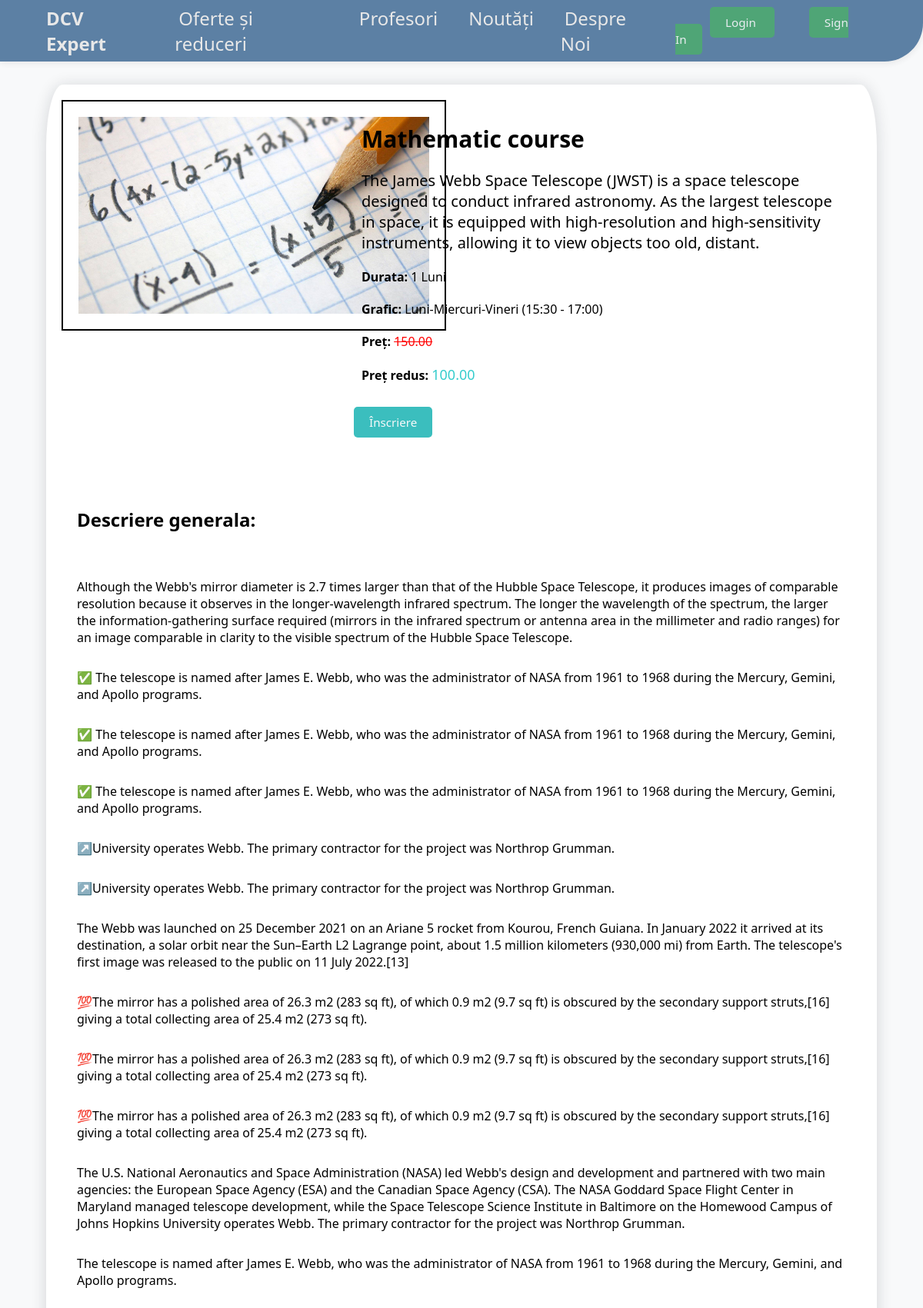
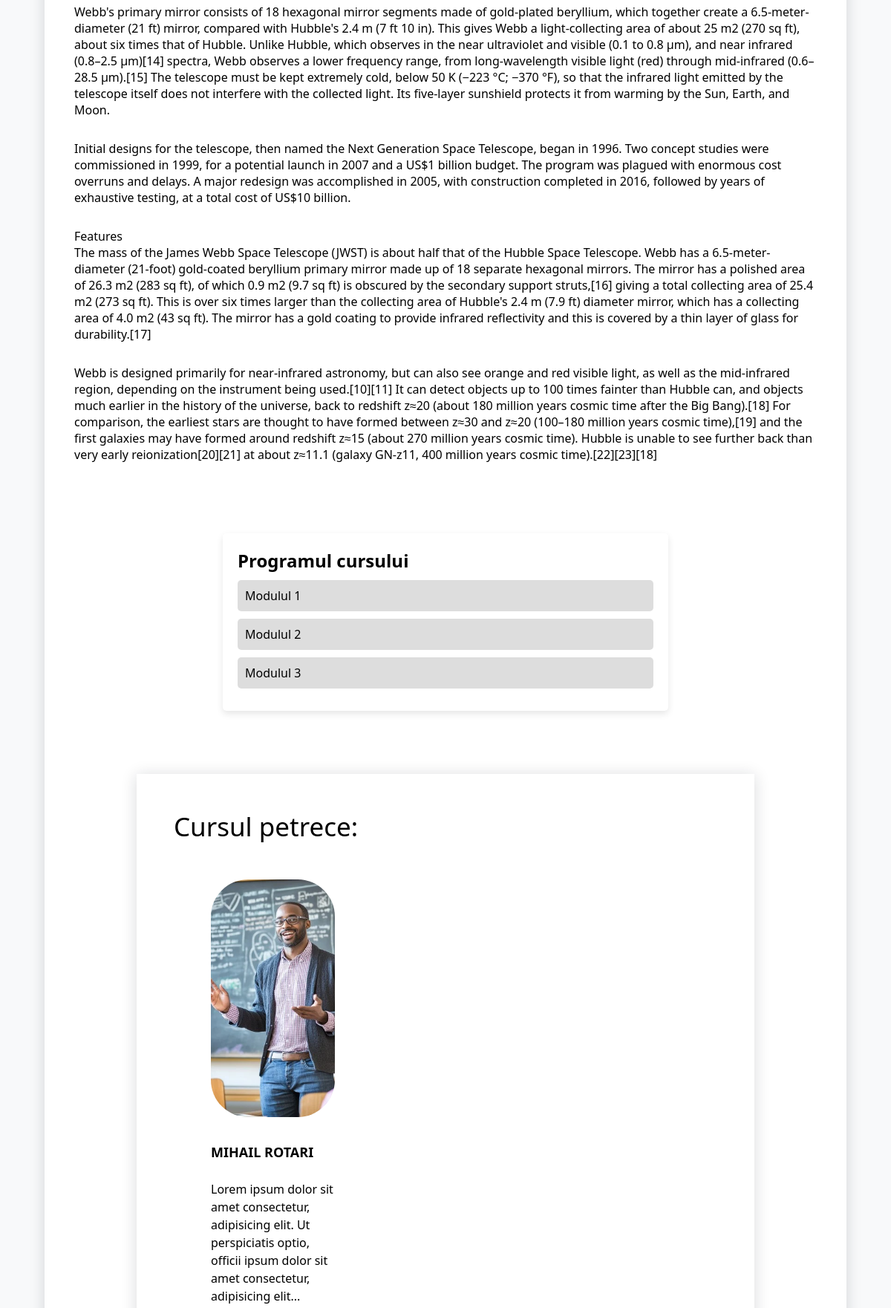
The page /course/1 (upper part) on the database its author committed (2 pictures, top to bottom).
### DCVExpert/models.py (models this page shows, shortened)
class Course(models.Model):
    name = models.CharField(max_length=510)
    photo = models.ImageField(upload_to=course_image_upload_path)
    price = models.ForeignKey('Price', on_delete=models.SET_NULL, null=True)
    about = models.ForeignKey('CourseDescription', on_delete=models.SET_NULL, null=True)
    category = models.ForeignKey('CoursCategory', on_delete=models.SET_NULL, null=True)
    teachers = models.ManyToManyField('Teacher')
    is_visibil = models.BooleanField(default=True)
    created_at = models.DateTimeField(auto_now_add=True)
    updated_at = models.DateTimeField(auto_now=True)

class CourseDescription(models.Model):
    short_description = models.TextField()
    description = models.TextField()
    duration = models.CharField(max_length=255)
    schedule = models.CharField(max_length=255)
    lesson_count = models.IntegerField()
    cours_descriprion_name = models.OneToOneField('Course', on_delete=models.CASCADE, related_name='description',null=True, blank=True)

class Price(models.Model):
    old_price = models.DecimalField(max_digits=10, decimal_places=2)
    new_price = models.DecimalField(max_digits=10, decimal_places=2)

class CurriculumThems(models.Model):
    curriculum = models.ForeignKey(Curriculum, on_delete=models.CASCADE)
    title = models.CharField(max_length=255)

class Teacher(models.Model):
    name = models.CharField(max_length=255)
    short_description = models.CharField(max_length=1550)
    description = models.TextField()
    email = models.EmailField(unique=True)
    specialization = models.CharField(max_length=255, blank=True, null=True)
    photo = models.ImageField(upload_to=teacher_image_upload_path)

### DCVExpert/views.py (the view)
# urls.py: path('course/<int:id>', course, name='course'),
def course(request, id):
    course = get_object_or_404(Course, id=id)
    curriculum = Curriculum.objects.filter(course=course).first()
    if curriculum:
        curriculum_themes = CurriculumThems.objects.filter(curriculum=curriculum)
        curriculum_items = CurriculumItem.objects.filter(curriculum_thems__curriculum=curriculum)
    else:
        curriculum_themes = []
        curriculum_items = []
    teachers = course.teachers.all()
    context = {'cours': course, 'teachers': teachers}
    if curriculum:
        context['curriculum'] = curriculum
        context['curriculum_themes'] = curriculum_themes
        context['curriculum_items'] = curriculum_items
    return render(request, 'DCVExpert/product.html', context)

### DCVExpert/templates/DCVExpert/product.html (shortened to what this page needs)
{% extends 'DCVExpert/template_base.html' %}
    {% load static %}
    {% block css %}
    <link rel="stylesheet" href="{% static 'css/style_product.css' %}">
    {% endblock %}
    {% block content %}
    <main class="mine_product">
        <section class="product_head">
            <div class="product_img">
                <img class="product_image" src="{{ cours.photo.url }}" alt="product_image">
            </div>
            <div class="product_info">
                <h1 class="product_name">{{ cours.name }}</h1>
                <p class="product_shor_description">{{ cours.about.short_description  }}</p>
                <p class="product_duration_time">Durata: <span class="duration_value">{{ cours.about.duration }}</span></p>
                <p class="product_time">Grafic: <span class="grafic_value">{{ cours.about.schedule }}</span></p>
                <p class="product_old_price">Preț: <span class="old_price_value">{{ cours.price.old_price }}</span></p>
                <p class="product_actual_price">Preț redus: <span class="actual_price_value">{{ cours.price.new_price }}</span></p>
                <button class="buttn_buy">Înscriere</button>
            </div>
        </section>
        <section class="body_product">
            <div class="long_description">
                <h2>Descriere generala: </h2>
                <p>{{ cours.about.description | linebreaks  }}</p>
            </div>
            {% if curriculum_themes %}
            <div class="curricula_object">
                <div class="curicula_header">
                    <h2>Programul cursului</h2>
                    {% for theme in curriculum_themes %}
                    <div class="module">
                        <button class="module_header">{{ theme.title }}</button>
                    </div>
                    {% endfor %}
            {% endif %}
                </div>
            </div>
            <section class="benefits">
                <div class="benefit__wrap">
                    <h2 class="benefit_title">Cursul petrece:</h2>
                    <div class="benefit_cards">
                        {% for teacher in teachers %}
                        <div class="benefit_card">
                            <div class="benefit_cards_pic">
                                <img src="{{ teacher.photo.url }}" alt="Gourse groupe" class="card_img">
                            </div>
                            <h3 class="benefit_cards_titles">{{ teacher.name }}</h3>
                            <p class="benefits_card_desc">{{ teacher.short_description |slice:":227" }}...</p>
                        </div>
                        {% endfor %}
                    </div>
                </div>
            </section>
        </section>
    </main>
    {% endblock %}

### DCVExpert/Static/css/base.css (style rules this page uses)
* { margin: 0; padding: 0; box-sizing: border-box; font-family: "Segoe UI", sans-serif; }
body { width: auto; background: #f8f9fa; color: #000; padding-top: calc(80px + 10px); }

### DCVExpert/Static/css/style_product.css (style rules this page uses)
.mine_product { max-width: 90%; background-color: #fff; margin: 20px auto; box-shadow: 0px 2px 20px rgb(21, 24, 36, 0.15993); position: relative; color: #000000; border-radius: 2%; }
.product_head { display: flex; padding: 20px 20px 20px 20px; }
.product_img { width: 30vw; margin: 0 auto; }
.product_image { margin: 0 auto; max-width: 500px; max-height: 430px; padding: 20px 20px 20px 20px; margin: 0 auto; border: 2px solid #000; }
.product_info { width: 70vw; padding: 20px; }
.product_name { font-size: 30px; font-weight: bold; }
.product_shor_description { font-size: 20px; }
.product_info button { padding: 10px 20px; border: none; cursor: pointer; color: #f8f9fa; font-size: 95%; background: #3bbebe; border-radius: 5px; }
.body_product { display:grid; padding: 20px 20px 20px 20px; }
.long_description { margin-bottom: 20px; padding: 15px 10px 15px 10px; }
.long_description p { padding: 15px 10px 15px 10px; }
.long_description h2 { padding: 15px 10px 15px 10px; }
.product_info > * { padding: 10px; }
.product_actual_price { font-weight: bold; margin-bottom: 20px; }
.actual_price_value { font-size: large; color: #33cccc; font-weight: normal; }
.product_duration_time, .product_time { font-weight: bold; }
.product_duration_time .duration_value { font-weight: normal; }
.product_time .grafic_value { font-weight: normal; }
.product_old_price { font-weight: bold; }
.product_old_price .old_price_value { text-decoration: line-through; color: #ff0000; font-weight: normal; }
.curricula_object { margin-bottom: 20px; padding: 15px 10px 15px 10px; }
.curicula_header { max-width: 600px; margin: 0 auto; background: white; padding: 20px; border-radius: 5px; box-shadow: 0px 4px 10px rgba(0, 0, 0, 0.1); }
.curicula_header h2 { margin-bottom: 10px; }
.module { margin-bottom: 10px; }
.module_header { width: 100%; background: #ddd; border: none; padding: 10px; text-align: left; font-size: 16px; cursor: pointer; border-radius: 5px; }
.benefits { margin-bottom: 40px; }
.benefit__wrap { max-width: 80%; background-color: #fff; margin: 0 auto; margin-top: 50px; box-shadow: 0px 2px 20px rgb(21,24,36,0.15993); position: relative; color: #000000; }
.benefit_title { width: 100%; font-weight: 100; font-size: 35px; line-height: 42px; padding: 50px 50px 50px 50px; top:0; left:0; }
.benefit_cards { display: grid; grid-template-columns: repeat(3, 1fr); grid-column-gap:65px; padding: 0 100px; }
.card_img { width: 100%; height: 320px; margin-bottom: 35px; object-fit: cover; display: block; border-radius: 50px; }
.benefit_cards_titles { font-weight: 500; font-size: 18px; line-height: 24px; margin-bottom: 26px; font-weight: bold; }
.benefits_card_desc { font-size: 16px; line-height: 24px; margin-bottom: 39px; }
.benefit_card { margin-bottom: 112px; }

### rows shown on the page
Course: photo (picture), name "Mathematic course", about.short_description "The James Webb Space Telescope (JWST) is a space telescope designed to conduct infrared astronomy. As the largest telescope in space, it is equipped with high-resolution and high-sensitivity instruments, allowing it to view objects too old, distant.", about.duration "1 Luni", about.schedule "Luni-Miercuri-Vineri (15:30 - 17:00)", price.old_price "150.00", price.new_price "100.00", about.description "Although the Webb's mirror diameter is 2.7 times larger than that of the Hubble Space Telescope, it produces images of comparable resolution because it observes in the longer-wavelength infrared spectrum. The longer the wavelength of the spectrum, the larger the information-gathering surface required (mirrors in the infrared spectrum or antenna area in the millimeter and radio ranges) for an image comparable in clarity to the visible spectrum of the Hubble Space Telescope. ✅ The telescope is named after James E. Webb, who was the administrator of NASA from 1961 to 1968 during the Mercury, Gemini, and Apollo programs. ✅ The telescope is named after James E. Webb, who was the administrator of…"
CurriculumThems: title "Modulul 1"
CurriculumThems: title "Modulul 2"
CurriculumThems: title "Modulul 3"
Teacher: photo (picture), name "MIHAIL ROTARI", short_description "Lorem ipsum dolor sit amet consectetur, adipisicing elit. Ut perspiciatis optio, officii ipsum dolor sit amet consectetur, adipisicing elit"
